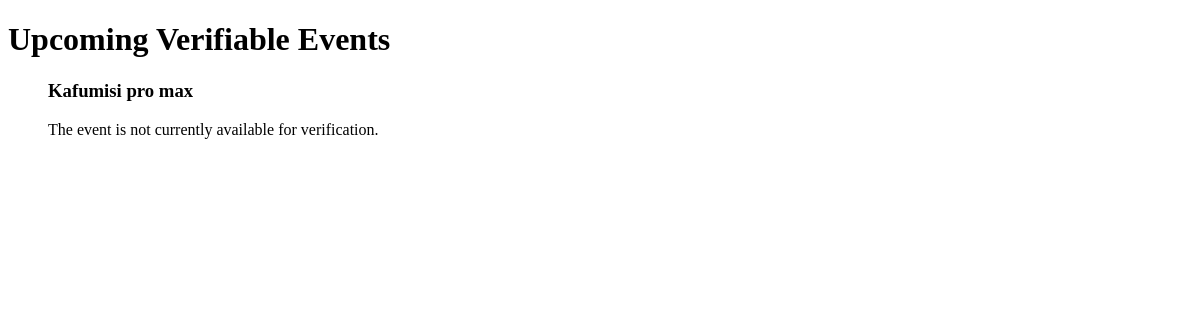
/tickets/verifiable-events/ (signed in), run on an earlier commit of the app's database.
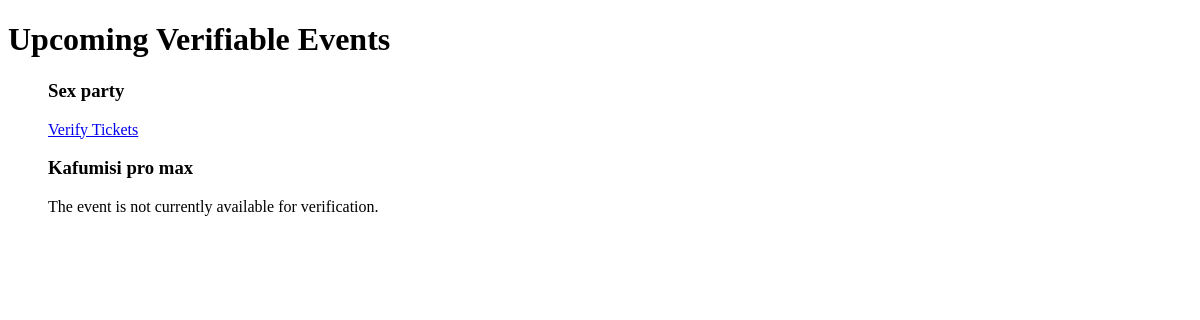
And on a later commit of the database.
### events/models.py (models this page shows, shortened)
class Event(models.Model):
    vendor = models.ForeignKey(Vendor, on_delete=models.CASCADE, related_name='events')  # Mandatory, linked to Vendor
    poster = models.ImageField(upload_to='event_posters/')  # Required field
    title = models.CharField(max_length=200)  # Required field
    description = models.TextField()  # Required field
    category = models.CharField(max_length=100)  # Required field (e.g., "conference", "concert")
    start_date = models.DateTimeField()  # Required field
    end_date = models.DateTimeField(null=True, blank=True)  # Optional field
    venue_name = models.CharField(max_length=100)  # Required field
    regular_price = models.DecimalField(max_digits=10, decimal_places=2)  # Required field
    sale_price = models.DecimalField(max_digits=10, decimal_places=2, null=True, blank=True)  # Optional field
    tickets_available = models.PositiveIntegerField(null=True, blank=True)  # Optional field
    tickets_sold = models.PositiveIntegerField(default=0)  # New field to track tickets sold

### vendors/decorators.py (the view)
    def _wrapped_view(request, *args, **kwargs):
        if request.user.is_authenticated and hasattr(request.user, 'is_vendor') and request.user.is_vendor:
            return view_func(request, *args, **kwargs)
        else:
            raise PermissionDenied("You are not allowed to access this page.")  # Return Permission Denied error

### templates/tickets/verifiable_events.html (shortened to what this page needs)
<!DOCTYPE html>
<html lang="en">
<head>
</head>
<body>
    <h1>Upcoming Verifiable Events</h1>
    <ul>
        {% for event_data in verifiable_events %}
    <div>
        <h3>{{ event_data.event.title }}</h3>
        {% if event_data.is_clickable %}
            <a href="{% url 'verify_ticket' event_data.event.id %}">Verify Tickets</a>
        {% else %}
            <p>The event is not currently available for verification.</p>
        {% endif %}
    </div>
{% endfor %}
    </ul>
</body>
</html>

What changed in the data, as far as the page shows it:
now on this page (row edited): Event: event "Sex party", shows "Verify Tickets"
